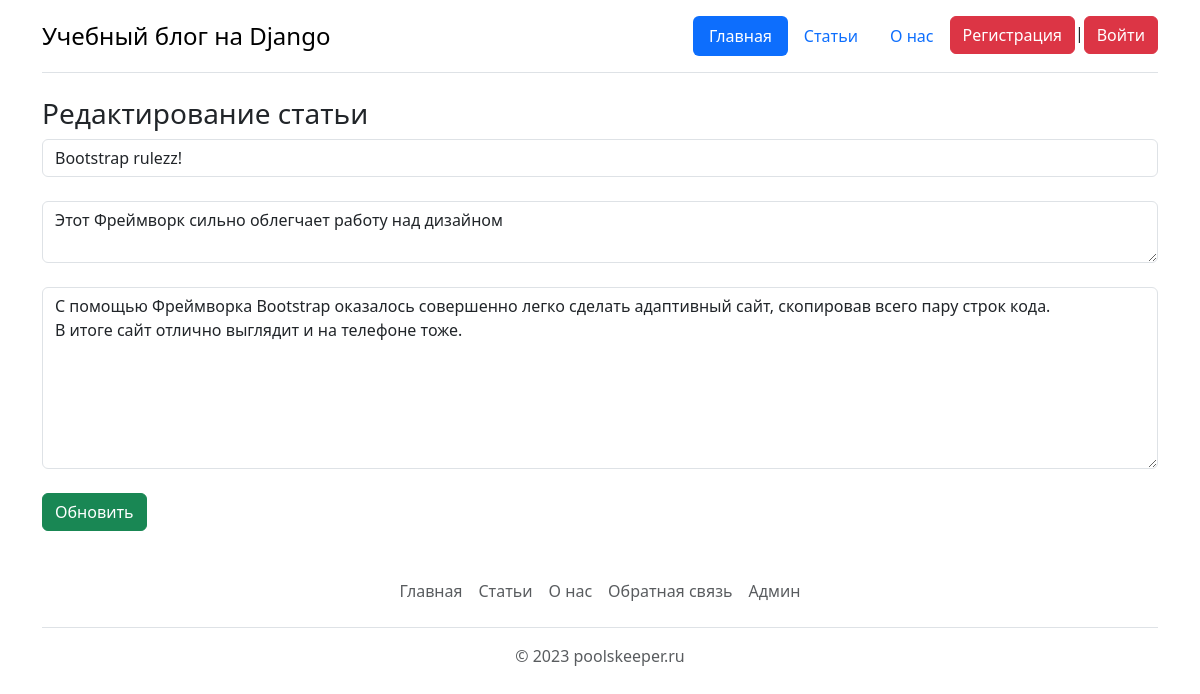
/update/52, run on the app's committed database.
### main/models.py (models this page shows, shortened)
class Article(models.Model):
    id = models.AutoField('id', primary_key=True)
    title = models.CharField('Заголовок', max_length=100, null=False)
    intro = models.CharField('Анонс', max_length=300, null=False)
    text = models.TextField('Статья', null=False)
    slag = models.CharField('slug', max_length=100, null=False)
    date = models.DateTimeField('Время', default=timezone.now())
    author = models.ForeignKey(User, verbose_name='Автор статьи', on_delete=models.CASCADE)
    class Meta:
        verbose_name = 'Статья'
        verbose_name_plural = 'Статьи'

### main/views.py (the view, shortened to what this page needs)
# urls.py: path('update/<int:id>', views.update, name='update'),
def update(request, id):
    error = ''
    article = Article.objects.get(pk=id)
    form = ArticleForm(instance=article)
    context = {
        'form': form,
        'article': article,
        'error': error,
        'id': id,
    }
    return render(request, 'main/update.html', context)

### main/forms.py
class ArticleForm(ModelForm):
    class Meta:
        model = Article
        fields = ['title', 'intro', 'text']
        widgets = {
            'title': TextInput(attrs={
                'class': 'form-control',
                'placeholder': 'Введите название статьи',
                'spellcheck': 'True'
            }),
            'intro': Textarea(attrs={
                'class': 'form-control',
                'rows': '2',
                'placeholder': 'Введите анонс статьи',
                'spellcheck': 'True'
            }),
            'text': Textarea(attrs={
                'class': 'form-control',
                'rows': '7',
                'placeholder': 'Введите текст статьи',
                'spellcheck': 'True'
            }),
        }

### main/templates/main/update.html (shortened to what this page needs)
{% extends 'main/base.html' %}
{% block body %}
    <h3>Редактирование статьи </h3>
    <form action="" method="post">
        {{ form.title }}<br>
        {{ form.intro }}<br>
        {{ form.text }}<br>
        <input type="submit" class="btn btn-success" value="Обновить">
    </form>
{% endblock %}

### data on the page
Article: title "Bootstrap rulezz!", intro "Этот Фреймворк сильно облегчает работу над дизайном", text "С помощью Фреймворка Bootstrap оказалось совершенно легко сделать адаптивный сайт, скопировав всего пару строк кода. В итоге сайт отлично выглядит и на телефоне тоже."
